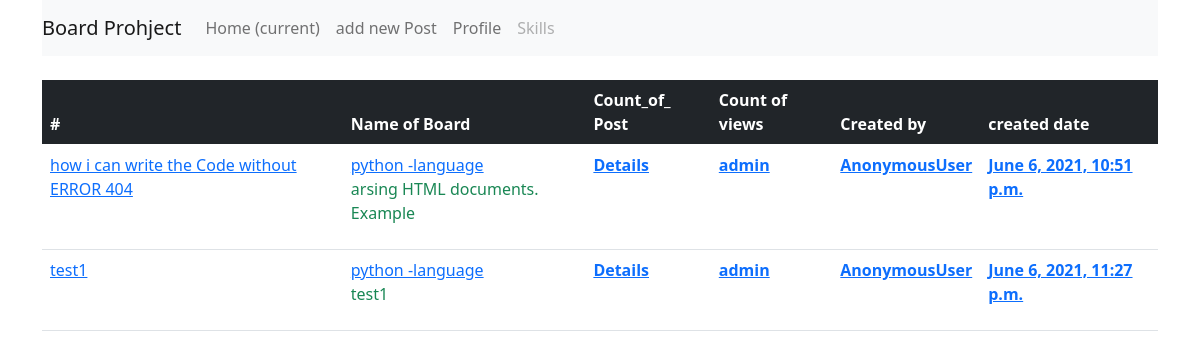
Screenshot of /topic/8/ with the database file from the repository.
### board/models.py (models this page shows, shortened)
class topic(models.Model):
    topboard=models.ForeignKey(board,related_name='topic1',on_delete=models.CASCADE)
    toptitle=models.CharField(max_length=100)
    topdis=models.TextField(max_length=4000)
    topcreated_by=models.ForeignKey(User,related_name='topic2',on_delete=models.CASCADE)
    topdate_add=models.DateTimeField(auto_now_add=True)

class board(models.Model):
    board=models.CharField(max_length=100)
    describtion=models.TextField(max_length=4000)
    create_dt=models.DateTimeField(auto_now_add=True)
    def __str__(self):
        return self.board

### board/views.py (the view)
# urls.py: path('topic/<int:id>/',views.topicc, name='topic')
def topicc(request,id):
        mytopic=get_list_or_404(topic,topboard_id=id)
        context={
                'mytopic':mytopic,
            }
        return render(request,'topic.html',context)

### templates/topic.html
{%extends 'base.html'%}
{%block content%}
<table class="table mt-lg-4">
  <thead class="bg-dark text-white">
    <tr>
      <th scope="col">#</th>
      <th scope="col">Name of Board</th>
      <th scope="col">Count_of_ Post</th>
      <th scope="col">Count of views </th>
      <th scope="col">Created by </th>
      <th scope="col">created date </th>
    </tr>
  </thead>
  <tbody>
      {%for n in mytopic%}
      <tr>
        <td scope="col"><a href="{% url 'topic' n.id%}">{{n.toptitle}}</a></td>
        <td scope="col"><a href="{% url 'topic' n.id %}">{{n.topboard}}</a><br>
        <p class="text-success">{{n.topdis |slice:30}}</p>
        </td>
        <th scope="col"><a href="{% url 'topic' n.id%}">Details</a></th>
        <th scope="col"><a href="{% url 'topic' n.id%}">{{n.topcreated_by}}</a></th>
        <th scope="col"><a href="{% url 'topic' n.id%}">{{user}}</a></th>
        <th scope="col"><a href="{% url 'topic' n.id%}">{{n.topdate_add}}</a></th>
      </tr>
   {%endfor%}
  </tbody>
</table>
{%endblock%}

### rows the page displays
topic: toptitle "how i can write the Code without ERROR 404", topboard "python -language", topdis "arsing HTML documents. Example", topcreated_by "admin", user "AnonymousUser", topdate_add "June 6, 2021, 10:51 p.m."
topic: toptitle "test1", topboard "python -language", topdis "test1", topcreated_by "admin", user "AnonymousUser", topdate_add "June 6, 2021, 11:27 p.m."
